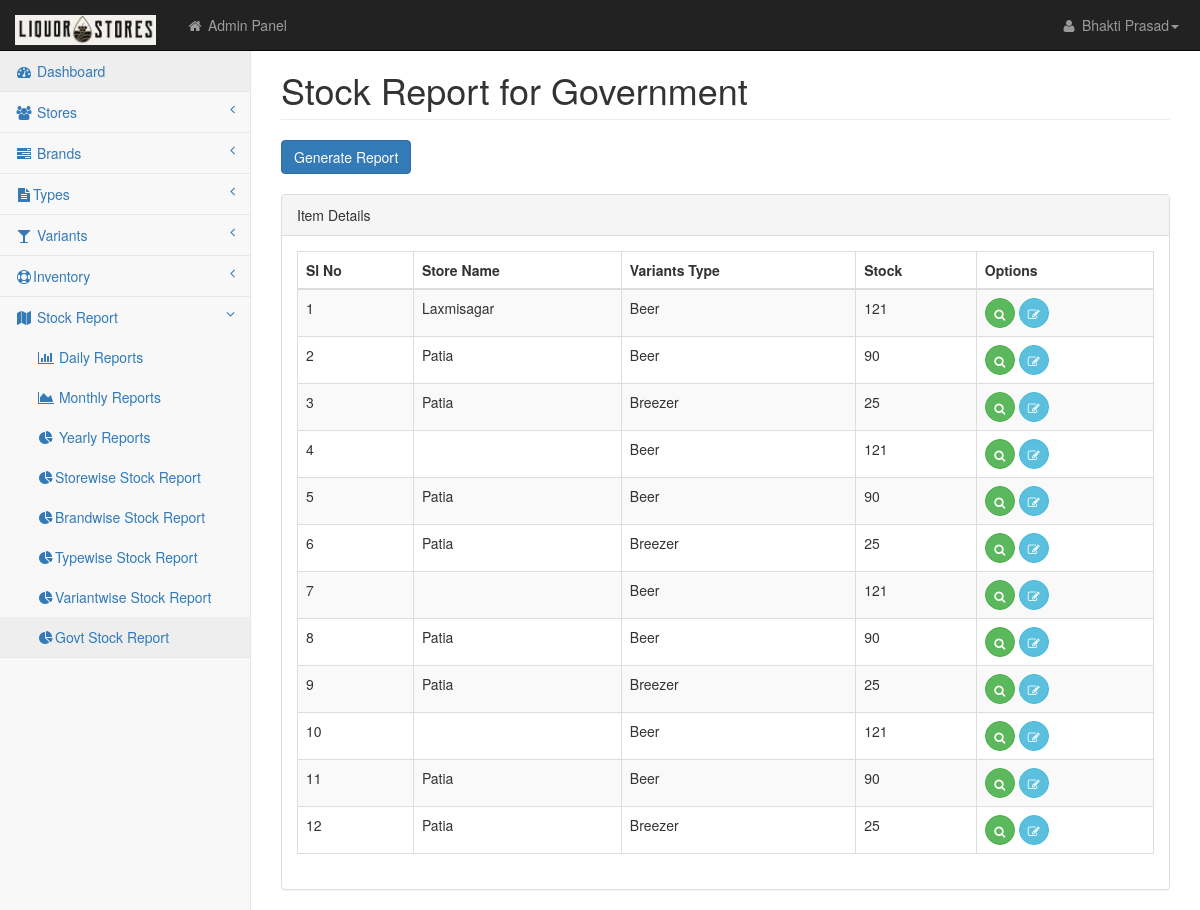
Before: /govt_stock_report.php with the older database file.
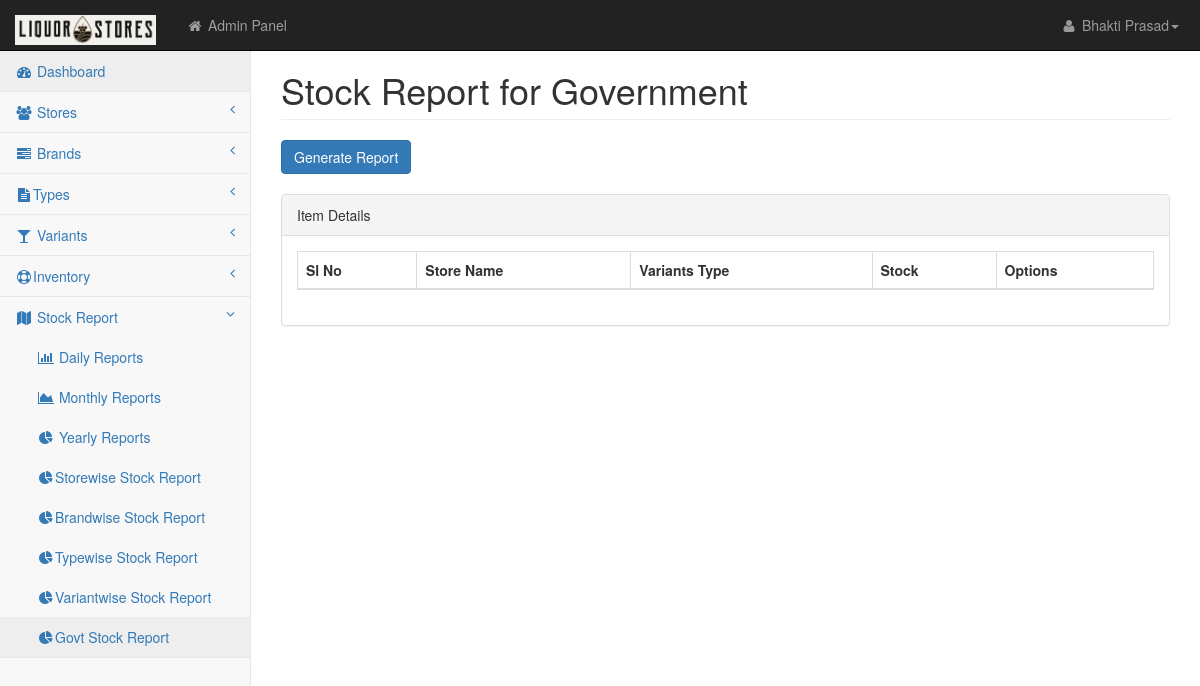
After: the same page with the newer database file.
### tables this page shows
CREATE TABLE `govt_report` (
  `id` int(11) NOT NULL AUTO_INCREMENT,
  `store_id` int(11) DEFAULT NULL,
  `variant_type_id` int(11) DEFAULT NULL,
  `total_stock` int(11) DEFAULT NULL,
  PRIMARY KEY (`id`)
);

### include/functions.php (called while the page is built, shortened)
<?php
function GetName($tablename,$field,$where,$id)
{
 	global $con;
	$uquery="SELECT * FROM $tablename WHERE $where=$id";
	$uresult=mysqli_query($con,$uquery);
	$urow=mysqli_fetch_object($uresult);
	$newval=stripslashes( $urow->$field);
 	return $newval;
}
?>

### govt_stock_report.php (the view, shortened to what the changed rows need)
<?php
 include("top.php");
$sqlSelectclient="SELECT * FROM govt_report";
$selectclient=mysqli_query($con,$sqlSelectclient);
?>
    </head>
    <body>
        <div id="wrapper">
            <?php include("nav.php"); ?>
            <div id="page-wrapper">
                <div class="row">
                    <div class="col-lg-12">
                        <h1 class="page-header">Stock Report for Government</h1>
                    </div>
                </div>
                <div class="row" id="govtreport">
                    <div class="col-lg-12">
                        <div class="panel panel-default">
                            <div class="panel-body">
                                <div class="dataTable_wrapper">
                                    <table class="table table-striped table-bordered table-hover" id="dataTables-example">
                                        <thead>
                                            <tr>
											<th>Sl No</th>
                                                <th>Store Name</th>
                                                <th>Variants Type</th>
                                                <th>Stock</th>
												<th>Options</th>
                                            </tr>
                                        </thead>
                                        <tbody>
                                        <?php
	   $i=1;
	  while($resultclient=mysqli_fetch_object($selectclient))
        	  {
				 if($i % 2 != "0")
  				 {
     			 $class = 'odd';
   					}
  				 else
   				{
      			$class = 'even';
   				}
				  ?>
                                            <tr class="<?php echo $class; ?>" id="<? echo stripslashes($resultclient->id); ?>">
											<td><?php echo $i; ?></td>
                                                 <td><?php echo GetName('stores','name','id',$resultclient->store_id); ?></td>
                                                <td><?php echo GetName('variants_type','name','id',$resultclient->variant_type_id); ?></td>
                                                 <td><?php echo $resultclient->total_stock; ?></td>
												<td class="center">
												<a class="btn btn-success btn-circle" href="add_items.php?action=view&id=<?php echo stripslashes($resultclient->id); ?>"><i class="fa fa-search"></i></a>
												<a class="btn btn-info btn-circle" href="add_items.php?action=edit&id=<?php echo stripslashes($resultclient->id); ?>"><i class="fa fa-edit"></i></a>
												</td>
                                            </tr>
                                              <? $i++; } ?>
                                        </tbody>
                                    </table>
                                </div>
                          </div>
                        </div>
                    </div>
                </div>
            </div>
        </div>
    </body>
</html>

### nav.php (shortened to what the changed rows need)
<nav class="navbar navbar-inverse navbar-fixed-top" role="navigation">
              <div class="navbar-header">
                  <a class="navbar-brand" href="dashboard.php"><img src="logo.png" alt="" height="30" /></a>
              </div>
          </nav>

Changed rows visible on the page:
removed govt_report: store_id "Laxmisagar", variant_type_id "Beer", total_stock "121"
removed govt_report: store_id "Patia", variant_type_id "Beer", total_stock "90"
removed govt_report: store_id "Patia", variant_type_id "Breezer", total_stock "25"
removed govt_report: variant_type_id "Beer", total_stock "121"
removed govt_report: store_id "Patia", variant_type_id "Beer", total_stock "90"
removed govt_report: store_id "Patia", variant_type_id "Breezer", total_stock "25"
removed govt_report: variant_type_id "Beer", total_stock "121"
removed govt_report: store_id "Patia", variant_type_id "Beer", total_stock "90"
removed govt_report: store_id "Patia", variant_type_id "Breezer", total_stock "25"
removed govt_report: variant_type_id "Beer", total_stock "121"
removed govt_report: store_id "Patia", variant_type_id "Beer", total_stock "90"
removed govt_report: store_id "Patia", variant_type_id "Breezer", total_stock "25"
